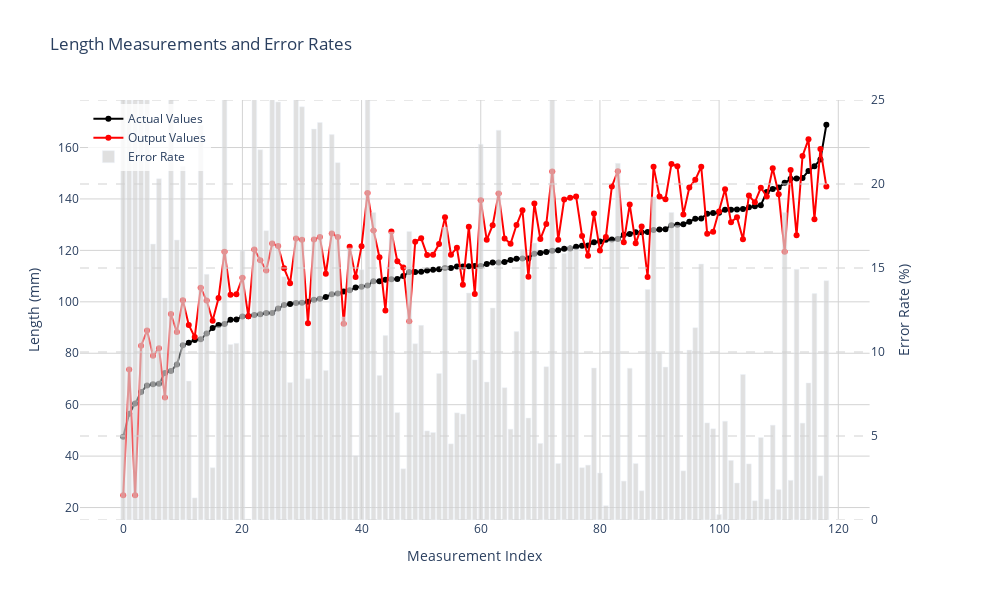

The cell this chart's notebook holds for it:
### Markdown cell above
## Length Error Comparison Visualization

The `create_length_error_comparison` function is designed to generate a visualization that compares actual versus predicted lengths, along with their associated error rates. This visualization is similar to a reference image with a dual-axis plot, providing a comprehensive view of measurement accuracy.

### Steps to Create the Visualization

1. **Data Preparation**:
   - The dataframe is sorted by `mean_length` to ensure a smooth progression in the visualization.

2. **Error Rate Calculation**:
   - The error rate is computed as a percentage, representing the absolute difference between actual and predicted lengths relative to the actual length.

3. **Figure Setup**:
   - A figure is created with a secondary y-axis to accommodate both length and error rate data.

4. **Adding Traces**:
   - **Actual Values**: Plotted as a black line with markers.
   - **Output Values**: Plotted as a red line with markers.
   - **Error Rate**: Displayed as a light gray bar chart.

5. **Layout Customization**:
   - The layout is customized with a title, background color, dimensions, and a legend. Hover mode is set to unify x-axis interactions.

6. **Axes Configuration**:
   - The x-axis is labeled "Measurement Index" with grid lines.
   - The primary y-axis is labeled "Length (mm)" with grid lines.
   - The secondary y-axis is labeled "Error Rate (%)" with a range of 0-25% and no grid lines.

7. **Grid Lines**:
   - Horizontal grid lines are added at 5% intervals on the secondary y-axis for better visualization of error rates.

8. **Display**:
   - The plot is displayed using `fig.show()`.

### Code cell
def create_length_error_comparison(df: pd.DataFrame) -> None:
    """
    Create a visualization comparing actual vs predicted lengths with error rates.
    Similar to the reference image with dual axis plot.
    """
    # Sort the dataframe by actual length to get a nice progression like in the image
    df_sorted = df.sort_values('mean_length').reset_index(drop=True)
    
    # Calculate error rate as percentage
    error_rate = abs((df_sorted['mean_length'] - df_sorted['Length_fov(mm)']) / df_sorted['mean_length'] * 100)
    
    # Create figure with secondary y-axis
    fig = make_subplots(specs=[[{"secondary_y": True}]])
    
    # Add traces
    fig.add_trace(
        go.Scatter(
            x=df_sorted.index,
            y=df_sorted['mean_length'],
            name="Actual Values",
            line=dict(color='black', width=2),
            mode='lines+markers',
            marker=dict(size=6)
        ),
        secondary_y=False
    )
    
    fig.add_trace(
        go.Scatter(
            x=df_sorted.index,
            y=df_sorted['Length_fov(mm)'],
            name="Output Values",
            line=dict(color='red', width=2),
            mode='lines+markers',
            marker=dict(size=6)
        ),
        secondary_y=False
    )
    
    fig.add_trace(
        go.Bar(
            x=df_sorted.index,
            y=error_rate,
            name="Error Rate",
            marker_color='lightgray',
            opacity=0.7
        ),
        secondary_y=True
    )
    
    # Update layout
    fig.update_layout(
        title='Length Measurements and Error Rates',
        plot_bgcolor='white',
        height=600,
        width=1000,
        showlegend=True,
        legend=dict(
            yanchor="top",
            y=0.99,
            xanchor="left",
            x=0.01,
            bgcolor='rgba(255, 255, 255, 0.8)'
        ),
        hovermode='x unified'
    )
    
    # Update axes
    fig.update_xaxes(
        title_text="Measurement Index",
        showgrid=True,
        gridwidth=1,
        gridcolor='lightgray',
        zeroline=True,
        zerolinewidth=1,
        zerolinecolor='lightgray'
    )
    
    fig.update_yaxes(
        title_text="Length (mm)",
        showgrid=True,
        gridwidth=1,
        gridcolor='lightgray',
        zeroline=True,
        zerolinewidth=1,
        zerolinecolor='lightgray',
        secondary_y=False
    )
    
    fig.update_yaxes(
        title_text="Error Rate (%)",
        range=[0, 25],  # Set range to 0-25%
        showgrid=False,
        secondary_y=True
    )
    
    # Add horizontal grid lines at 5% intervals
    for i in range(0, 26, 5):
        fig.add_hline(
            y=i,
            line_dash="dash",
            line_color="lightgray",
            opacity=0.5,
            secondary_y=True
        )
    
    # Show the plot
    fig.show()

# Create the visualization
create_length_error_comparison(df)
print("📊 Length comparison visualization created with error rates!")

### Figure 1 — Plotly figure (JSON) as saved in the notebook; plotly's stock layout.template omitted (floating-point values rounded to 4 significant figures)
{"data": [{"line": {"color": "black", "width": 2}, "marker": {"size": 6}, "mode": "lines+markers", "name": "Actual Values", "type": "scatter", "x": [0, 1, 2, 3, 4, 5, 6, 7, 8, 9, 10, 11, 12, 13, 14, 15, 16, 17, 18, 19, 20, 21, 22, 23, 24, 25, 26, 27, 28, 29, 30, 31, 32, 33, 34, 35, 36, 37, 38, 39, 40, 41, 42, 43, 44, 45, 46, 47, 48, 49, 50, 51, 52, 53, 54, 55, 56, 57, 58, 59, 60, 61, 62, 63, 64, 65, 66, 67, 68, 69, 70, 71, 72, 73, 74, 75, 76, 77, 78, 79, 80, 81, 82, 83, 84, 85, 86, 87, 88, 89, 90, 91, 92, 93, 94, 95, 96, 97, 98, 99, 100, 101, 102, 103, 104, 105, 106, 107, 108, 109, 110, 111, 112, 113, 114, 115, 116, 117, 118], "xaxis": "x", "y": [47.58, 56.47, 60.43, 64.97, 67.47, 67.9, 68.1, 72.34, 73.09, 75.62, 83.09, 84.04, 85.17, 85.41, 87.69, 89.83, 91.02, 91.35, 93.0, 93.12, 94.28, 94.39, 94.91, 95.21, 95.67, 95.69, 97.42, 98.72, 99.15, 99.51, 99.61, 100.1, 100.8, 101.2, 101.8, 103.0, 103.2, 104.0, 104.5, 105.6, 105.9, 106.3, 108.0, 108.0, 108.6, 108.7, 108.9, 110.0, 111.6, 111.6, 111.7, 112.2, 112.5, 112.6, 113.2, 113.2, 113.7, 113.8, 113.8, 113.9, 114.0, 114.7, 115.2, 115.3, 115.5, 116.3, 116.8, 116.8, 116.8, 118.7, 119.0, 119.4, 119.8, 120.1, 120.6, 120.8, 121.4, 121.8, 121.9, 123.2, 123.5, 124.2, 124.2, 124.4, 126.0, 126.4, 127.0, 127.1, 127.1, 127.9, 128.2, 128.2, 129.8, 129.9, 130.2, 131.2, 132.3, 132.4, 134.2, 134.6, 134.7, 135.8, 135.8, 135.9, 136.1, 136.8, 137.1, 137.6, 142.7, 143.8, 144.5, 146.3, 147.8, 147.9, 148.2, 150.9, 152.7, 155.3, 168.9], "yaxis": "y"}, {"line": {"color": "red", "width": 2}, "marker": {"size": 6}, "mode": "lines+markers", "name": "Output Values", "type": "scatter", "x": [0, 1, 2, 3, 4, 5, 6, 7, 8, 9, 10, 11, 12, 13, 14, 15, 16, 17, 18, 19, 20, 21, 22, 23, 24, 25, 26, 27, 28, 29, 30, 31, 32, 33, 34, 35, 36, 37, 38, 39, 40, 41, 42, 43, 44, 45, 46, 47, 48, 49, 50, 51, 52, 53, 54, 55, 56, 57, 58, 59, 60, 61, 62, 63, 64, 65, 66, 67, 68, 69, 70, 71, 72, 73, 74, 75, 76, 77, 78, 79, 80, 81, 82, 83, 84, 85, 86, 87, 88, 89, 90, 91, 92, 93, 94, 95, 96, 97, 98, 99, 100, 101, 102, 103, 104, 105, 106, 107, 108, 109, 110, 111, 112, 113, 114, 115, 116, 117, 118], "xaxis": "x", "y": [24.78, 73.64, 24.78, 82.92, 88.8, 79.05, 81.93, 62.78, 95.26, 88.22, 100.6, 90.99, 86.29, 105.5, 100.5, 92.63, 101.5, 119.5, 102.7, 102.9, 109.4, 94.35, 120.3, 116.2, 112.1, 122.7, 121.7, 113.0, 107.3, 124.6, 124.1, 91.65, 124.3, 125.2, 110.9, 126.6, 125.2, 91.45, 121.4, 109.6, 121.7, 142.3, 127.7, 117.3, 96.66, 127.4, 115.8, 113.4, 92.4, 123.3, 124.7, 118.2, 118.3, 122.4, 132.9, 118.3, 121.0, 106.6, 129.2, 103.1, 139.5, 124.1, 129.8, 142.1, 124.6, 122.6, 129.9, 135.6, 109.7, 138.2, 124.4, 130.3, 150.7, 124.1, 139.8, 140.5, 141.0, 125.6, 117.9, 134.3, 120.0, 125.2, 144.9, 150.8, 123.1, 137.8, 122.8, 129.3, 109.7, 152.5, 140.9, 139.9, 153.6, 152.7, 134.0, 144.4, 147.4, 152.5, 126.5, 127.3, 135.1, 143.8, 131.0, 132.9, 124.3, 141.3, 138.7, 144.3, 140.9, 151.9, 141.9, 119.5, 151.3, 125.9, 156.7, 163.2, 132.1, 159.4, 144.8], "yaxis": "y"}, {"marker": {"color": "lightgray"}, "name": "Error Rate", "opacity": 0.7, "type": "bar", "x": [0, 1, 2, 3, 4, 5, 6, 7, 8, 9, 10, 11, 12, 13, 14, 15, 16, 17, 18, 19, 20, 21, 22, 23, 24, 25, 26, 27, 28, 29, 30, 31, 32, 33, 34, 35, 36, 37, 38, 39, 40, 41, 42, 43, 44, 45, 46, 47, 48, 49, 50, 51, 52, 53, 54, 55, 56, 57, 58, 59, 60, 61, 62, 63, 64, 65, 66, 67, 68, 69, 70, 71, 72, 73, 74, 75, 76, 77, 78, 79, 80, 81, 82, 83, 84, 85, 86, 87, 88, 89, 90, 91, 92, 93, 94, 95, 96, 97, 98, 99, 100, 101, 102, 103, 104, 105, 106, 107, 108, 109, 110, 111, 112, 113, 114, 115, 116, 117, 118], "xaxis": "x", "y": [47.91, 30.4, 58.98, 27.62, 31.63, 16.42, 20.31, 13.22, 30.33, 16.66, 21.05, 8.268, 1.316, 23.48, 14.63, 3.112, 11.5, 30.8, 10.45, 10.51, 16.01, 0.0503, 26.8, 22.04, 17.22, 28.23, 24.88, 14.48, 8.19, 25.2, 24.6, 8.402, 23.27, 23.66, 8.904, 22.94, 21.27, 12.08, 16.19, 3.816, 14.9, 33.88, 18.3, 8.601, 10.98, 17.14, 6.392, 3.047, 17.18, 10.49, 11.59, 5.302, 5.209, 8.724, 17.43, 4.531, 6.378, 6.307, 13.51, 9.531, 22.37, 8.212, 12.62, 23.2, 7.877, 5.407, 11.21, 16.09, 6.07, 16.48, 4.561, 9.127, 25.76, 3.363, 15.86, 16.31, 16.14, 3.113, 3.268, 9.051, 2.798, 0.8517, 16.61, 21.23, 2.316, 9.039, 3.362, 1.739, 13.72, 19.23, 9.962, 9.1, 18.3, 17.53, 2.925, 10.11, 11.45, 15.23, 5.779, 5.431, 0.3251, 5.881, 3.55, 2.203, 8.659, 3.34, 1.145, 4.907, 1.245, 5.645, 1.81, 18.3, 2.363, 14.92, 5.766, 8.157, 13.47, 2.626, 14.24], "yaxis": "y2"}], "layout": {"height": 600, "hovermode": "x unified", "legend": {"bgcolor": "rgba(255, 255, 255, 0.8)", "x": 0.01, "xanchor": "left", "y": 0.99, "yanchor": "top"}, "plot_bgcolor": "white", "shapes": [{"line": {"color": "lightgray", "dash": "dash"}, "opacity": 0.5, "type": "line", "x0": 0, "x1": 1, "xref": "x domain", "y0": 0, "y1": 0, "yref": "y2"}, {"line": {"color": "lightgray", "dash": "dash"}, "opacity": 0.5, "type": "line", "x0": 0, "x1": 1, "xref": "x domain", "y0": 5, "y1": 5, "yref": "y2"}, {"line": {"color": "lightgray", "dash": "dash"}, "opacity": 0.5, "type": "line", "x0": 0, "x1": 1, "xref": "x domain", "y0": 10, "y1": 10, "yref": "y2"}, {"line": {"color": "lightgray", "dash": "dash"}, "opacity": 0.5, "type": "line", "x0": 0, "x1": 1, "xref": "x domain", "y0": 15, "y1": 15, "yref": "y2"}, {"line": {"color": "lightgray", "dash": "dash"}, "opacity": 0.5, "type": "line", "x0": 0, "x1": 1, "xref": "x domain", "y0": 20, "y1": 20, "yref": "y2"}, {"line": {"color": "lightgray", "dash": "dash"}, "opacity": 0.5, "type": "line", "x0": 0, "x1": 1, "xref": "x domain", "y0": 25, "y1": 25, "yref": "y2"}], "showlegend": true, "title": {"text": "Length Measurements and Error Rates"}, "width": 1000, "xaxis": {"anchor": "y", "domain": [0, 0.94], "gridcolor": "lightgray", "gridwidth": 1, "showgrid": true, "title": {"text": "Measurement Index"}, "zeroline": true, "zerolinecolor": "lightgray", "zerolinewidth": 1}, "yaxis": {"anchor": "x", "domain": [0, 1], "gridcolor": "lightgray", "gridwidth": 1, "showgrid": true, "title": {"text": "Length (mm)"}, "zeroline": true, "zerolinecolor": "lightgray", "zerolinewidth": 1}, "yaxis2": {"anchor": "x", "overlaying": "y", "range": [0, 25], "showgrid": false, "side": "right", "title": {"text": "Error Rate (%)"}}}}
